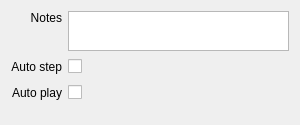
<?xml version="1.0" encoding="UTF-8"?>
<ui version="4.0">
 <class>InspectorGroupWidget</class>
 <widget class="QWidget" name="InspectorGroupWidget">
  <property name="geometry">
   <rect>
    <x>0</x>
    <y>0</y>
    <width>300</width>
    <height>125</height>
   </rect>
  </property>
  <property name="sizePolicy">
   <sizepolicy hsizetype="Expanding" vsizetype="Preferred">
    <horstretch>0</horstretch>
    <verstretch>0</verstretch>
   </sizepolicy>
  </property>
  <layout class="QGridLayout" name="gridLayout">
   <property name="bottomMargin">
    <number>20</number>
   </property>
   <item row="1" column="1">
    <layout class="QHBoxLayout" name="horizontalLayoutAutoStep">
     <item>
      <widget class="QCheckBox" name="checkBoxAutoStep">
       <property name="layoutDirection">
        <enum>Qt::RightToLeft</enum>
       </property>
       <property name="text">
        <string/>
       </property>
      </widget>
     </item>
     <item>
      <spacer name="horizontalSpacerAutoStep2">
       <property name="orientation">
        <enum>Qt::Horizontal</enum>
       </property>
       <property name="sizeHint" stdset="0">
        <size>
         <width>40</width>
         <height>20</height>
        </size>
       </property>
      </spacer>
     </item>
    </layout>
   </item>
   <item row="1" column="0">
    <widget class="QLabel" name="labelAutoStep">
     <property name="text">
      <string>Auto step</string>
     </property>
     <property name="alignment">
      <set>Qt::AlignRight|Qt::AlignTrailing|Qt::AlignVCenter</set>
     </property>
    </widget>
   </item>
   <item row="0" column="0">
    <widget class="QLabel" name="labelNotes">
     <property name="text">
      <string>Notes</string>
     </property>
     <property name="alignment">
      <set>Qt::AlignRight|Qt::AlignTop|Qt::AlignTrailing</set>
     </property>
    </widget>
   </item>
   <item row="0" column="1">
    <widget class="QPlainTextEdit" name="plainTextEditNotes">
     <property name="minimumSize">
      <size>
       <width>0</width>
       <height>40</height>
      </size>
     </property>
     <property name="maximumSize">
      <size>
       <width>16777215</width>
       <height>40</height>
      </size>
     </property>
    </widget>
   </item>
   <item row="2" column="0">
    <widget class="QLabel" name="labelAutoPlay">
     <property name="text">
      <string>Auto play</string>
     </property>
     <property name="alignment">
      <set>Qt::AlignRight|Qt::AlignTrailing|Qt::AlignVCenter</set>
     </property>
    </widget>
   </item>
   <item row="2" column="1">
    <layout class="QHBoxLayout" name="horizontalLayoutAutoPlay">
     <item>
      <widget class="QCheckBox" name="checkBoxAutoPlay">
       <property name="layoutDirection">
        <enum>Qt::RightToLeft</enum>
       </property>
       <property name="text">
        <string/>
       </property>
      </widget>
     </item>
     <item>
      <spacer name="horizontalSpacerAutoPlay2">
       <property name="orientation">
        <enum>Qt::Horizontal</enum>
       </property>
       <property name="sizeHint" stdset="0">
        <size>
         <width>40</width>
         <height>20</height>
        </size>
       </property>
      </spacer>
     </item>
    </layout>
   </item>
  </layout>
 </widget>
 <tabstops>
  <tabstop>plainTextEditNotes</tabstop>
  <tabstop>checkBoxAutoStep</tabstop>
  <tabstop>checkBoxAutoPlay</tabstop>
 </tabstops>
 <resources/>
 <connections>
  <connection>
   <sender>labelNotes</sender>
   <signal>linkActivated(QString)</signal>
   <receiver>InspectorGroupWidget</receiver>
   <slot>resetNotes(QString)</slot>
   <hints>
    <hint type="sourcelabel">
     <x>56</x>
     <y>17</y>
    </hint>
    <hint type="destinationlabel">
     <x>20</x>
     <y>60</y>
    </hint>
   </hints>
  </connection>
  <connection>
   <sender>plainTextEditNotes</sender>
   <signal>textChanged()</signal>
   <receiver>InspectorGroupWidget</receiver>
   <slot>notesChanged()</slot>
   <hints>
    <hint type="sourcelabel">
     <x>133</x>
     <y>29</y>
    </hint>
    <hint type="destinationlabel">
     <x>176</x>
     <y>63</y>
    </hint>
   </hints>
  </connection>
  <connection>
   <sender>labelAutoStep</sender>
   <signal>linkActivated(QString)</signal>
   <receiver>InspectorGroupWidget</receiver>
   <slot>resetAutoStep(QString)</slot>
   <hints>
    <hint type="sourcelabel">
     <x>51</x>
     <y>75</y>
    </hint>
    <hint type="destinationlabel">
     <x>50</x>
     <y>106</y>
    </hint>
   </hints>
  </connection>
  <connection>
   <sender>checkBoxAutoStep</sender>
   <signal>stateChanged(int)</signal>
   <receiver>InspectorGroupWidget</receiver>
   <slot>autoStepChanged(int)</slot>
   <hints>
    <hint type="sourcelabel">
     <x>89</x>
     <y>73</y>
    </hint>
    <hint type="destinationlabel">
     <x>103</x>
     <y>88</y>
    </hint>
   </hints>
  </connection>
  <connection>
   <sender>checkBoxAutoPlay</sender>
   <signal>stateChanged(int)</signal>
   <receiver>InspectorGroupWidget</receiver>
   <slot>autoPlayChanged(int)</slot>
   <hints>
    <hint type="sourcelabel">
     <x>78</x>
     <y>96</y>
    </hint>
    <hint type="destinationlabel">
     <x>86</x>
     <y>120</y>
    </hint>
   </hints>
  </connection>
 </connections>
 <slots>
  <slot>resetNotes(QString)</slot>
  <slot>notesChanged()</slot>
  <slot>resetAutoStep(QString)</slot>
  <slot>autoStepChanged(int)</slot>
  <slot>autoPlayChanged(int)</slot>
 </slots>
</ui>
